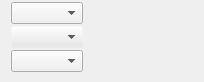
<?xml version="1.0" encoding="UTF-8"?>
<ui version="4.0">
 <class>Form</class>
 <widget class="QWidget" name="Form">
  <property name="geometry">
   <rect>
    <x>0</x>
    <y>0</y>
    <width>204</width>
    <height>82</height>
   </rect>
  </property>
  <property name="sizePolicy">
   <sizepolicy hsizetype="Preferred" vsizetype="Preferred">
    <horstretch>0</horstretch>
    <verstretch>0</verstretch>
   </sizepolicy>
  </property>
  <property name="windowTitle">
   <string>Form</string>
  </property>
  <layout class="QGridLayout" name="gridLayout">
   <property name="margin">
    <number>2</number>
   </property>
   <property name="spacing">
    <number>2</number>
   </property>
   <item row="0" column="0">
    <layout class="QVBoxLayout" name="verticalLayout_4">
     <property name="spacing">
      <number>2</number>
     </property>
     <item>
      <layout class="QHBoxLayout" name="horizontalLayout_4">
       <property name="spacing">
        <number>2</number>
       </property>
       <item>
        <layout class="QVBoxLayout" name="verticalLayout_3">
         <property name="spacing">
          <number>2</number>
         </property>
         <item>
          <widget class="QLabel" name="preview_icon">
           <property name="text">
            <string>&lt;placeholder_preview&gt;</string>
           </property>
          </widget>
         </item>
         <item>
          <spacer name="verticalSpacer">
           <property name="orientation">
            <enum>Qt::Vertical</enum>
           </property>
           <property name="sizeHint" stdset="0">
            <size>
             <width>0</width>
             <height>0</height>
            </size>
           </property>
          </spacer>
         </item>
        </layout>
       </item>
       <item>
        <widget class="QWidget" name="widget_comboboxes" native="true">
         <property name="enabled">
          <bool>true</bool>
         </property>
         <layout class="QGridLayout" name="gridLayout_5">
          <property name="margin">
           <number>0</number>
          </property>
          <property name="spacing">
           <number>2</number>
          </property>
          <item row="0" column="0">
           <layout class="QVBoxLayout" name="vlayout_comboboxes">
            <property name="spacing">
             <number>2</number>
            </property>
            <item>
             <layout class="QHBoxLayout" name="horizontalLayout_12">
              <property name="spacing">
               <number>2</number>
              </property>
              <item>
               <widget class="QComboBox" name="combobox_status">
                <property name="sizePolicy">
                 <sizepolicy hsizetype="Minimum" vsizetype="Minimum">
                  <horstretch>0</horstretch>
                  <verstretch>0</verstretch>
                 </sizepolicy>
                </property>
                <property name="sizeAdjustPolicy">
                 <enum>QComboBox::AdjustToContents</enum>
                </property>
               </widget>
              </item>
              <item>
               <spacer name="horizontalSpacer_5">
                <property name="orientation">
                 <enum>Qt::Horizontal</enum>
                </property>
                <property name="sizeHint" stdset="0">
                 <size>
                  <width>0</width>
                  <height>0</height>
                 </size>
                </property>
               </spacer>
              </item>
             </layout>
            </item>
            <item>
             <layout class="QHBoxLayout" name="horizontalLayout_11">
              <property name="spacing">
               <number>2</number>
              </property>
              <item>
               <widget class="QComboBox" name="combobox_task">
                <property name="sizePolicy">
                 <sizepolicy hsizetype="Minimum" vsizetype="Minimum">
                  <horstretch>0</horstretch>
                  <verstretch>0</verstretch>
                 </sizepolicy>
                </property>
                <property name="palette">
                 <palette>
                  <active>
                   <colorrole role="WindowText">
                    <brush brushstyle="SolidPattern">
                     <color alpha="255">
                      <red>0</red>
                      <green>0</green>
                      <blue>0</blue>
                     </color>
                    </brush>
                   </colorrole>
                   <colorrole role="Button">
                    <brush brushstyle="SolidPattern">
                     <color alpha="0">
                      <red>232</red>
                      <green>232</green>
                      <blue>232</blue>
                     </color>
                    </brush>
                   </colorrole>
                   <colorrole role="Light">
                    <brush brushstyle="SolidPattern">
                     <color alpha="0">
                      <red>255</red>
                      <green>255</green>
                      <blue>255</blue>
                     </color>
                    </brush>
                   </colorrole>
                   <colorrole role="Midlight">
                    <brush brushstyle="SolidPattern">
                     <color alpha="0">
                      <red>243</red>
                      <green>243</green>
                      <blue>243</blue>
                     </color>
                    </brush>
                   </colorrole>
                   <colorrole role="Dark">
                    <brush brushstyle="SolidPattern">
                     <color alpha="0">
                      <red>116</red>
                      <green>116</green>
                      <blue>116</blue>
                     </color>
                    </brush>
                   </colorrole>
                   <colorrole role="Mid">
                    <brush brushstyle="SolidPattern">
                     <color alpha="0">
                      <red>155</red>
                      <green>155</green>
                      <blue>155</blue>
                     </color>
                    </brush>
                   </colorrole>
                   <colorrole role="Text">
                    <brush brushstyle="SolidPattern">
                     <color alpha="255">
                      <red>0</red>
                      <green>0</green>
                      <blue>0</blue>
                     </color>
                    </brush>
                   </colorrole>
                   <colorrole role="BrightText">
                    <brush brushstyle="SolidPattern">
                     <color alpha="255">
                      <red>255</red>
                      <green>255</green>
                      <blue>255</blue>
                     </color>
                    </brush>
                   </colorrole>
                   <colorrole role="ButtonText">
                    <brush brushstyle="SolidPattern">
                     <color alpha="255">
                      <red>0</red>
                      <green>0</green>
                      <blue>0</blue>
                     </color>
                    </brush>
                   </colorrole>
                   <colorrole role="Base">
                    <brush brushstyle="SolidPattern">
                     <color alpha="255">
                      <red>255</red>
                      <green>255</green>
                      <blue>255</blue>
                     </color>
                    </brush>
                   </colorrole>
                   <colorrole role="Window">
                    <brush brushstyle="SolidPattern">
                     <color alpha="0">
                      <red>232</red>
                      <green>232</green>
                      <blue>232</blue>
                     </color>
                    </brush>
                   </colorrole>
                   <colorrole role="Shadow">
                    <brush brushstyle="SolidPattern">
                     <color alpha="255">
                      <red>0</red>
                      <green>0</green>
                      <blue>0</blue>
                     </color>
                    </brush>
                   </colorrole>
                   <colorrole role="AlternateBase">
                    <brush brushstyle="SolidPattern">
                     <color alpha="127">
                      <red>243</red>
                      <green>243</green>
                      <blue>243</blue>
                     </color>
                    </brush>
                   </colorrole>
                   <colorrole role="ToolTipBase">
                    <brush brushstyle="SolidPattern">
                     <color alpha="255">
                      <red>255</red>
                      <green>255</green>
                      <blue>220</blue>
                     </color>
                    </brush>
                   </colorrole>
                   <colorrole role="ToolTipText">
                    <brush brushstyle="SolidPattern">
                     <color alpha="255">
                      <red>0</red>
                      <green>0</green>
                      <blue>0</blue>
                     </color>
                    </brush>
                   </colorrole>
                  </active>
                  <inactive>
                   <colorrole role="WindowText">
                    <brush brushstyle="SolidPattern">
                     <color alpha="255">
                      <red>0</red>
                      <green>0</green>
                      <blue>0</blue>
                     </color>
                    </brush>
                   </colorrole>
                   <colorrole role="Button">
                    <brush brushstyle="SolidPattern">
                     <color alpha="0">
                      <red>232</red>
                      <green>232</green>
                      <blue>232</blue>
                     </color>
                    </brush>
                   </colorrole>
                   <colorrole role="Light">
                    <brush brushstyle="SolidPattern">
                     <color alpha="0">
                      <red>255</red>
                      <green>255</green>
                      <blue>255</blue>
                     </color>
                    </brush>
                   </colorrole>
                   <colorrole role="Midlight">
                    <brush brushstyle="SolidPattern">
                     <color alpha="0">
                      <red>243</red>
                      <green>243</green>
                      <blue>243</blue>
                     </color>
                    </brush>
                   </colorrole>
                   <colorrole role="Dark">
                    <brush brushstyle="SolidPattern">
                     <color alpha="0">
                      <red>116</red>
                      <green>116</green>
                      <blue>116</blue>
                     </color>
                    </brush>
                   </colorrole>
                   <colorrole role="Mid">
                    <brush brushstyle="SolidPattern">
                     <color alpha="0">
                      <red>155</red>
                      <green>155</green>
                      <blue>155</blue>
                     </color>
                    </brush>
                   </colorrole>
                   <colorrole role="Text">
                    <brush brushstyle="SolidPattern">
                     <color alpha="255">
                      <red>0</red>
                      <green>0</green>
                      <blue>0</blue>
                     </color>
                    </brush>
                   </colorrole>
                   <colorrole role="BrightText">
                    <brush brushstyle="SolidPattern">
                     <color alpha="255">
                      <red>255</red>
                      <green>255</green>
                      <blue>255</blue>
                     </color>
                    </brush>
                   </colorrole>
                   <colorrole role="ButtonText">
                    <brush brushstyle="SolidPattern">
                     <color alpha="255">
                      <red>0</red>
                      <green>0</green>
                      <blue>0</blue>
                     </color>
                    </brush>
                   </colorrole>
                   <colorrole role="Base">
                    <brush brushstyle="SolidPattern">
                     <color alpha="255">
                      <red>255</red>
                      <green>255</green>
                      <blue>255</blue>
                     </color>
                    </brush>
                   </colorrole>
                   <colorrole role="Window">
                    <brush brushstyle="SolidPattern">
                     <color alpha="0">
                      <red>232</red>
                      <green>232</green>
                      <blue>232</blue>
                     </color>
                    </brush>
                   </colorrole>
                   <colorrole role="Shadow">
                    <brush brushstyle="SolidPattern">
                     <color alpha="255">
                      <red>0</red>
                      <green>0</green>
                      <blue>0</blue>
                     </color>
                    </brush>
                   </colorrole>
                   <colorrole role="AlternateBase">
                    <brush brushstyle="SolidPattern">
                     <color alpha="127">
                      <red>243</red>
                      <green>243</green>
                      <blue>243</blue>
                     </color>
                    </brush>
                   </colorrole>
                   <colorrole role="ToolTipBase">
                    <brush brushstyle="SolidPattern">
                     <color alpha="255">
                      <red>255</red>
                      <green>255</green>
                      <blue>220</blue>
                     </color>
                    </brush>
                   </colorrole>
                   <colorrole role="ToolTipText">
                    <brush brushstyle="SolidPattern">
                     <color alpha="255">
                      <red>0</red>
                      <green>0</green>
                      <blue>0</blue>
                     </color>
                    </brush>
                   </colorrole>
                  </inactive>
                  <disabled>
                   <colorrole role="WindowText">
                    <brush brushstyle="SolidPattern">
                     <color alpha="0">
                      <red>116</red>
                      <green>116</green>
                      <blue>116</blue>
                     </color>
                    </brush>
                   </colorrole>
                   <colorrole role="Button">
                    <brush brushstyle="SolidPattern">
                     <color alpha="0">
                      <red>232</red>
                      <green>232</green>
                      <blue>232</blue>
                     </color>
                    </brush>
                   </colorrole>
                   <colorrole role="Light">
                    <brush brushstyle="SolidPattern">
                     <color alpha="0">
                      <red>255</red>
                      <green>255</green>
                      <blue>255</blue>
                     </color>
                    </brush>
                   </colorrole>
                   <colorrole role="Midlight">
                    <brush brushstyle="SolidPattern">
                     <color alpha="0">
                      <red>243</red>
                      <green>243</green>
                      <blue>243</blue>
                     </color>
                    </brush>
                   </colorrole>
                   <colorrole role="Dark">
                    <brush brushstyle="SolidPattern">
                     <color alpha="0">
                      <red>116</red>
                      <green>116</green>
                      <blue>116</blue>
                     </color>
                    </brush>
                   </colorrole>
                   <colorrole role="Mid">
                    <brush brushstyle="SolidPattern">
                     <color alpha="0">
                      <red>155</red>
                      <green>155</green>
                      <blue>155</blue>
                     </color>
                    </brush>
                   </colorrole>
                   <colorrole role="Text">
                    <brush brushstyle="SolidPattern">
                     <color alpha="0">
                      <red>116</red>
                      <green>116</green>
                      <blue>116</blue>
                     </color>
                    </brush>
                   </colorrole>
                   <colorrole role="BrightText">
                    <brush brushstyle="SolidPattern">
                     <color alpha="255">
                      <red>255</red>
                      <green>255</green>
                      <blue>255</blue>
                     </color>
                    </brush>
                   </colorrole>
                   <colorrole role="ButtonText">
                    <brush brushstyle="SolidPattern">
                     <color alpha="0">
                      <red>116</red>
                      <green>116</green>
                      <blue>116</blue>
                     </color>
                    </brush>
                   </colorrole>
                   <colorrole role="Base">
                    <brush brushstyle="SolidPattern">
                     <color alpha="0">
                      <red>232</red>
                      <green>232</green>
                      <blue>232</blue>
                     </color>
                    </brush>
                   </colorrole>
                   <colorrole role="Window">
                    <brush brushstyle="SolidPattern">
                     <color alpha="0">
                      <red>232</red>
                      <green>232</green>
                      <blue>232</blue>
                     </color>
                    </brush>
                   </colorrole>
                   <colorrole role="Shadow">
                    <brush brushstyle="SolidPattern">
                     <color alpha="255">
                      <red>0</red>
                      <green>0</green>
                      <blue>0</blue>
                     </color>
                    </brush>
                   </colorrole>
                   <colorrole role="AlternateBase">
                    <brush brushstyle="SolidPattern">
                     <color alpha="0">
                      <red>232</red>
                      <green>232</green>
                      <blue>232</blue>
                     </color>
                    </brush>
                   </colorrole>
                   <colorrole role="ToolTipBase">
                    <brush brushstyle="SolidPattern">
                     <color alpha="255">
                      <red>255</red>
                      <green>255</green>
                      <blue>220</blue>
                     </color>
                    </brush>
                   </colorrole>
                   <colorrole role="ToolTipText">
                    <brush brushstyle="SolidPattern">
                     <color alpha="255">
                      <red>0</red>
                      <green>0</green>
                      <blue>0</blue>
                     </color>
                    </brush>
                   </colorrole>
                  </disabled>
                 </palette>
                </property>
                <property name="sizeAdjustPolicy">
                 <enum>QComboBox::AdjustToContents</enum>
                </property>
               </widget>
              </item>
              <item>
               <spacer name="horizontalSpacer_4">
                <property name="orientation">
                 <enum>Qt::Horizontal</enum>
                </property>
                <property name="sizeHint" stdset="0">
                 <size>
                  <width>0</width>
                  <height>0</height>
                 </size>
                </property>
               </spacer>
              </item>
             </layout>
            </item>
            <item>
             <layout class="QHBoxLayout" name="horizontalLayout_10">
              <property name="spacing">
               <number>2</number>
              </property>
              <item>
               <widget class="QComboBox" name="combobox_assignee">
                <property name="sizePolicy">
                 <sizepolicy hsizetype="Minimum" vsizetype="Minimum">
                  <horstretch>0</horstretch>
                  <verstretch>0</verstretch>
                 </sizepolicy>
                </property>
                <property name="sizeAdjustPolicy">
                 <enum>QComboBox::AdjustToContents</enum>
                </property>
               </widget>
              </item>
              <item>
               <spacer name="horizontalSpacer_3">
                <property name="orientation">
                 <enum>Qt::Horizontal</enum>
                </property>
                <property name="sizeHint" stdset="0">
                 <size>
                  <width>0</width>
                  <height>0</height>
                 </size>
                </property>
               </spacer>
              </item>
             </layout>
            </item>
            <item>
             <spacer name="verticalSpacer_2">
              <property name="orientation">
               <enum>Qt::Vertical</enum>
              </property>
              <property name="sizeHint" stdset="0">
               <size>
                <width>0</width>
                <height>0</height>
               </size>
              </property>
             </spacer>
            </item>
           </layout>
          </item>
         </layout>
        </widget>
       </item>
       <item>
        <spacer name="horizontalSpacer_2">
         <property name="orientation">
          <enum>Qt::Horizontal</enum>
         </property>
         <property name="sizeHint" stdset="0">
          <size>
           <width>0</width>
           <height>0</height>
          </size>
         </property>
        </spacer>
       </item>
      </layout>
     </item>
    </layout>
   </item>
  </layout>
 </widget>
 <resources/>
 <connections/>
</ui>
